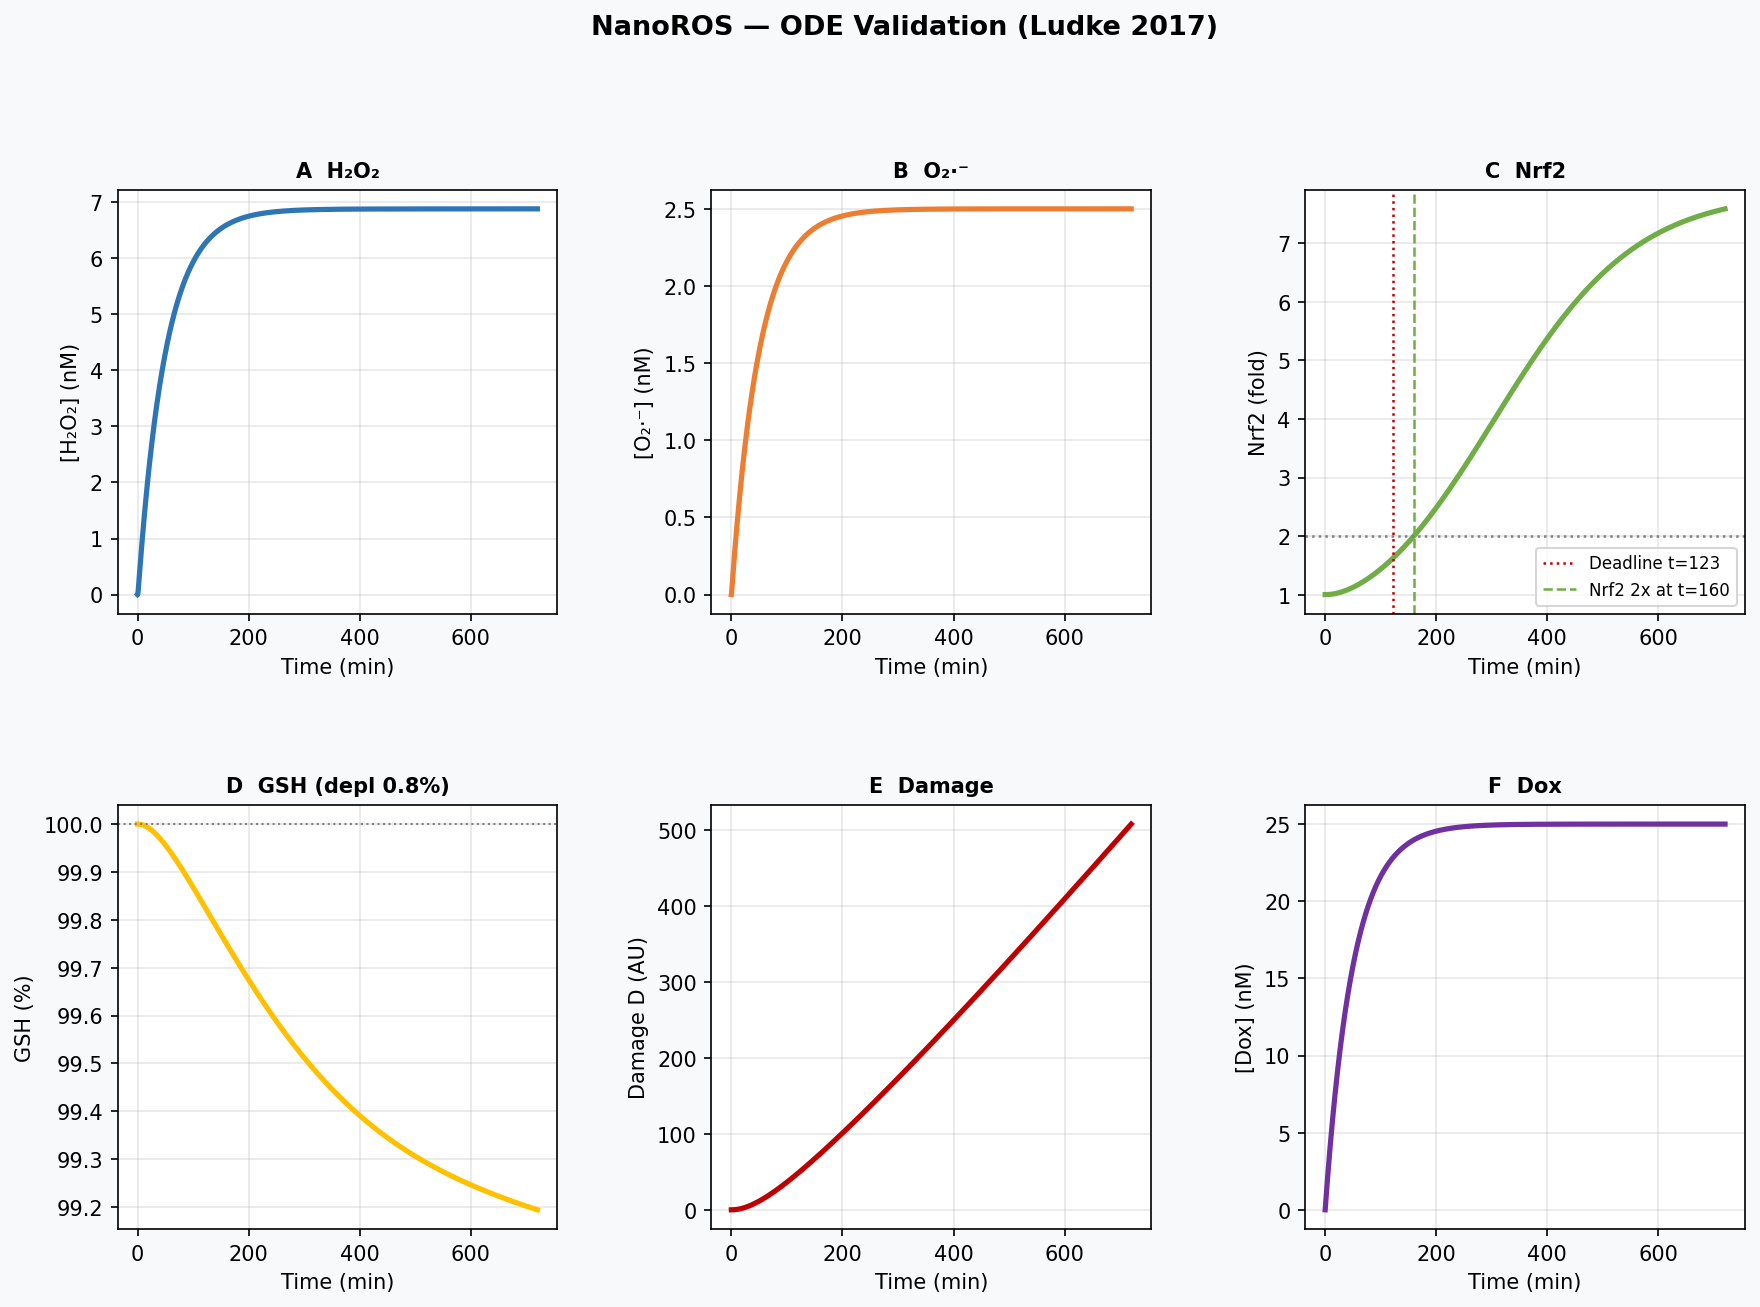

The Python source for this figure:
"""Figure 1: ODE state variable trajectories."""
import numpy as np, matplotlib, sys, os
matplotlib.use('Agg')
import matplotlib.pyplot as plt
import matplotlib.gridspec as gridspec
sys.path.insert(0, os.path.join(os.path.dirname(__file__), '..', 'models'))
from ode_core import run, steady_states
from parameters import PARAMS

def make_figure(output_path='fig1_validation.png'):
    t, y = run(t_end=720)
    _, Nrf2_ss, GSH_ss = steady_states(PARAMS)
    Dox, O2, H2O2, Keap1, Nrf2, GSH, D = y
    C = {'H2O2':'#2E75B6','O2':'#ED7D31','Nrf2':'#70AD47',
         'GSH':'#FFC000','D':'#C00000','Dox':'#7030A0'}
    fig = plt.figure(figsize=(14,9)); fig.patch.set_facecolor('#F8F9FA')
    gs  = gridspec.GridSpec(2,3,figure=fig,hspace=0.45,wspace=0.35)
    for i,(ax,data,col,title,ylabel) in enumerate([
        (fig.add_subplot(gs[0,0]), H2O2, C['H2O2'], 'A  H₂O₂', '[H₂O₂] (nM)'),
        (fig.add_subplot(gs[0,1]), O2,   C['O2'],   'B  O₂·⁻',  '[O₂·⁻] (nM)'),
        (fig.add_subplot(gs[1,1]), D,    C['D'],    'E  Damage', 'Damage D (AU)'),
        (fig.add_subplot(gs[1,2]), Dox,  C['Dox'],  'F  Dox',    '[Dox] (nM)'),
    ]):
        ax.plot(t, data, color=col, lw=2.5); ax.set_facecolor('white')
        ax.set_xlabel('Time (min)'); ax.set_ylabel(ylabel)
        ax.set_title(title, fontweight='bold', fontsize=10); ax.grid(True, alpha=0.3)
    ax3 = fig.add_subplot(gs[0,2]); ax3.set_facecolor('white')
    ax3.plot(t, Nrf2/Nrf2_ss, color=C['Nrf2'], lw=2.5)
    ax3.axhline(2.0, color='gray', ls=':', lw=1.2)
    ax3.axvline(123, color=C['D'], ls=':', lw=1.2, label='Deadline t=123')
    idx = np.where((Nrf2/Nrf2_ss >= 2.0)&(t>10))[0]
    if len(idx): ax3.axvline(t[idx[0]], color=C['Nrf2'], ls='--', lw=1.2,
                              label=f'Nrf2 2x at t={t[idx[0]]:.0f}')
    ax3.set_title('C  Nrf2', fontweight='bold', fontsize=10)
    ax3.set_xlabel('Time (min)'); ax3.set_ylabel('Nrf2 (fold)'); ax3.legend(fontsize=8)
    ax3.grid(True, alpha=0.3)
    ax4 = fig.add_subplot(gs[1,0]); ax4.set_facecolor('white')
    ax4.plot(t, GSH/GSH_ss*100, color=C['GSH'], lw=2.5); ax4.axhline(100, color='gray',ls=':',lw=1)
    ax4.set_title(f'D  GSH (depl {(1-GSH.min()/GSH_ss)*100:.1f}%)', fontweight='bold', fontsize=10)
    ax4.set_xlabel('Time (min)'); ax4.set_ylabel('GSH (%)')
    ax4.grid(True, alpha=0.3)
    fig.suptitle('NanoROS — ODE Validation (Ludke 2017)', fontsize=13, fontweight='bold', y=1.01)
    plt.savefig(output_path, dpi=150, bbox_inches='tight', facecolor='#F8F9FA')
    plt.close(); print(f"Saved: {output_path}")

if __name__ == '__main__':
    make_figure('fig1_validation.png')
